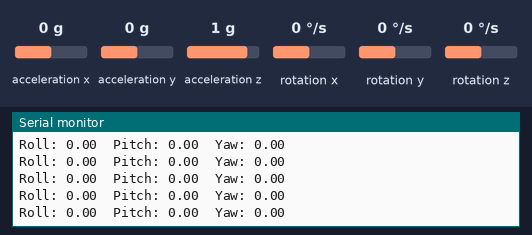
A sketch run on a simulated ESP32. Shown: the last lines printed to the serial monitor. Wiring (inferred from the names in the program): MPU-6050 motion sensor at I2C address 0x68. The test bench sets the inputs (shaded band); at power-on: acceleration z 1 g, rotation z 0 °/s, acceleration x 0 g, acceleration y 0 g, rotation x 0 °/s, rotation y 0 °/s.

Above: at 1.2 s.
1.3 s: acceleration z set to 0 g
At 1.8 s:
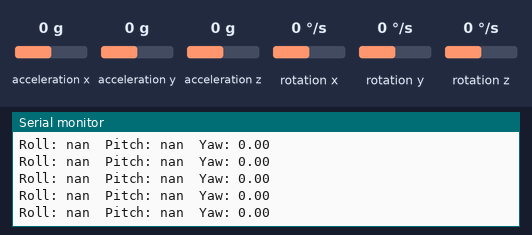
3.2 s: rotation z set to -192 °/s
At 4.0 s:
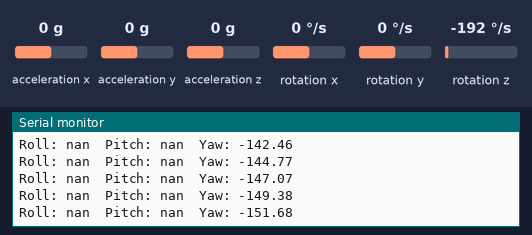
4.7 s: rotation z set to -100 °/s
At 5.2 s:
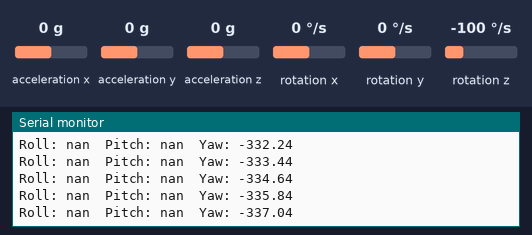
Timing chart, 0 to 7.7 s (numbered marks = the images above; inputs shaded):
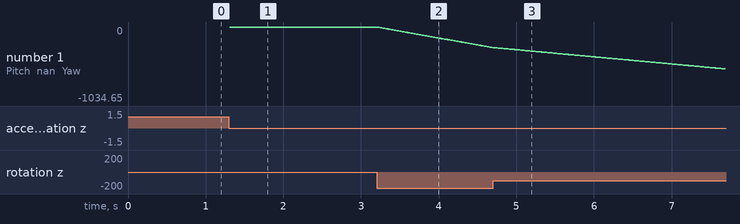

The sketch:

mpu9250testcodefores32.ino
```cpp
#include <Wire.h>

#define MPU 0x68
#define A_R 16384.0   // Accelerometer sensitivity (±2g)
#define G_R 131.0     // Gyroscope sensitivity (±250°/s)

int16_t AcX, AcY, AcZ;
int16_t GyX, GyY, GyZ;

float Acc[2];
float Gy[3];
float Angle[3];

unsigned long tiempo_prev;
float dt;

void setup() {
  Serial.begin(115200);

  // ESP32 I2C pins
  Wire.begin(21, 22);  // SDA, SCL

  // Wake up MPU6050
  Wire.beginTransmission(MPU);
  Wire.write(0x6B);   // Power management register
  Wire.write(0);      // Wake up MPU6050
  Wire.endTransmission(true);

  tiempo_prev = millis();
  Serial.println("MPU6050 ready (ESP32)");
}

void loop() {

  // --------- Read Accelerometer ----------
  Wire.beginTransmission(MPU);
  Wire.write(0x3B);
  Wire.endTransmission(false);
  Wire.requestFrom(MPU, 6, true);

  AcX = Wire.read() << 8 | Wire.read();
  AcY = Wire.read() << 8 | Wire.read();
  AcZ = Wire.read() << 8 | Wire.read();

  Acc[0] = atan((AcY / A_R) /
           sqrt(pow((AcX / A_R), 2) + pow((AcZ / A_R), 2))) * RAD_TO_DEG;

  Acc[1] = atan(-1 * (AcX / A_R) /
           sqrt(pow((AcY / A_R), 2) + pow((AcZ / A_R), 2))) * RAD_TO_DEG;

  // --------- Read Gyroscope ----------
  Wire.beginTransmission(MPU);
  Wire.write(0x43);
  Wire.endTransmission(false);
  Wire.requestFrom(MPU, 6, true);

  GyX = Wire.read() << 8 | Wire.read();
  GyY = Wire.read() << 8 | Wire.read();
  GyZ = Wire.read() << 8 | Wire.read();

  Gy[0] = GyX / G_R;
  Gy[1] = GyY / G_R;
  Gy[2] = GyZ / G_R;

  // --------- Time step ----------
  dt = (millis() - tiempo_prev) / 1000.0;
  tiempo_prev = millis();

  // --------- Complementary Filter ----------
  Angle[0] = 0.98 * (Angle[0] + Gy[0] * dt) + 0.02 * Acc[0]; // Roll
  Angle[1] = 0.98 * (Angle[1] + Gy[1] * dt) + 0.02 * Acc[1]; // Pitch

  // --------- Yaw (gyro only) ----------
  Angle[2] += Gy[2] * dt;

  // --------- Serial Output ----------
  Serial.print("Roll: ");
  Serial.print(Angle[0]);
  Serial.print("  Pitch: ");
  Serial.print(Angle[1]);
  Serial.print("  Yaw: ");
  Serial.println(Angle[2]);

  delay(10);
}
```

Measured:
- after the input at 1.3 s, the serial monitor: prints a new line at once (image 1)
- after the input at 3.2 s, the serial monitor: prints a new line at once (image 2)
- plotted number 1: 0 → -287.04 after the input at 3.2 s
